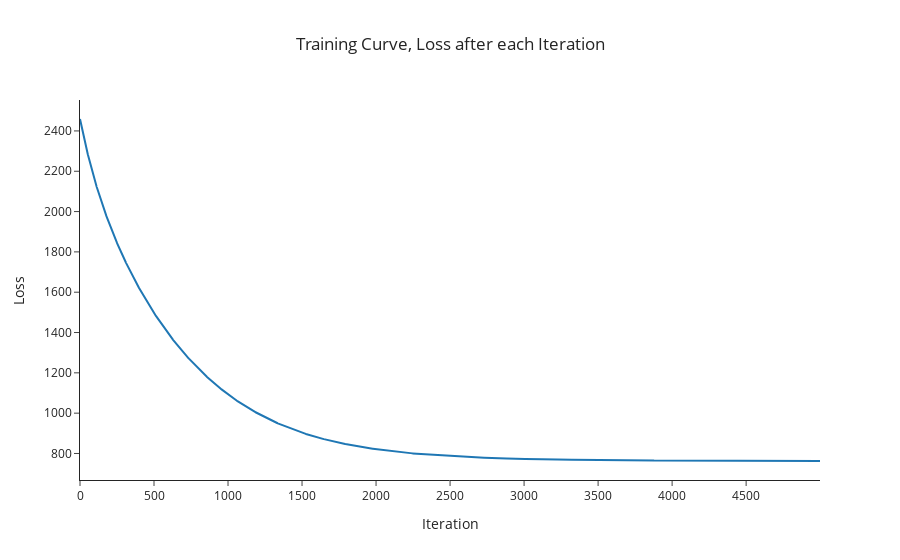

Notebook code for this chart:
### Markdown cell above
## Training Curve

### Code cell
loss_fig.show()

### Figure 1 — Plotly figure (JSON) as saved in the notebook; plotly's stock layout.template omitted (floating-point values rounded to 4 significant figures; data arrays with more than 128 entries replaced by an {"elided": "..."} marker saying what was removed)
{"data": [{"type": "scatter", "x": {"elided": "5000 int values"}, "y": {"elided": "5000 float values"}}], "layout": {"title": {"text": "Training Curve, Loss after each Iteration", "x": 0.5}, "xaxis": {"title": {"text": "Iteration"}}, "yaxis": {"title": {"text": "Loss"}}}}
